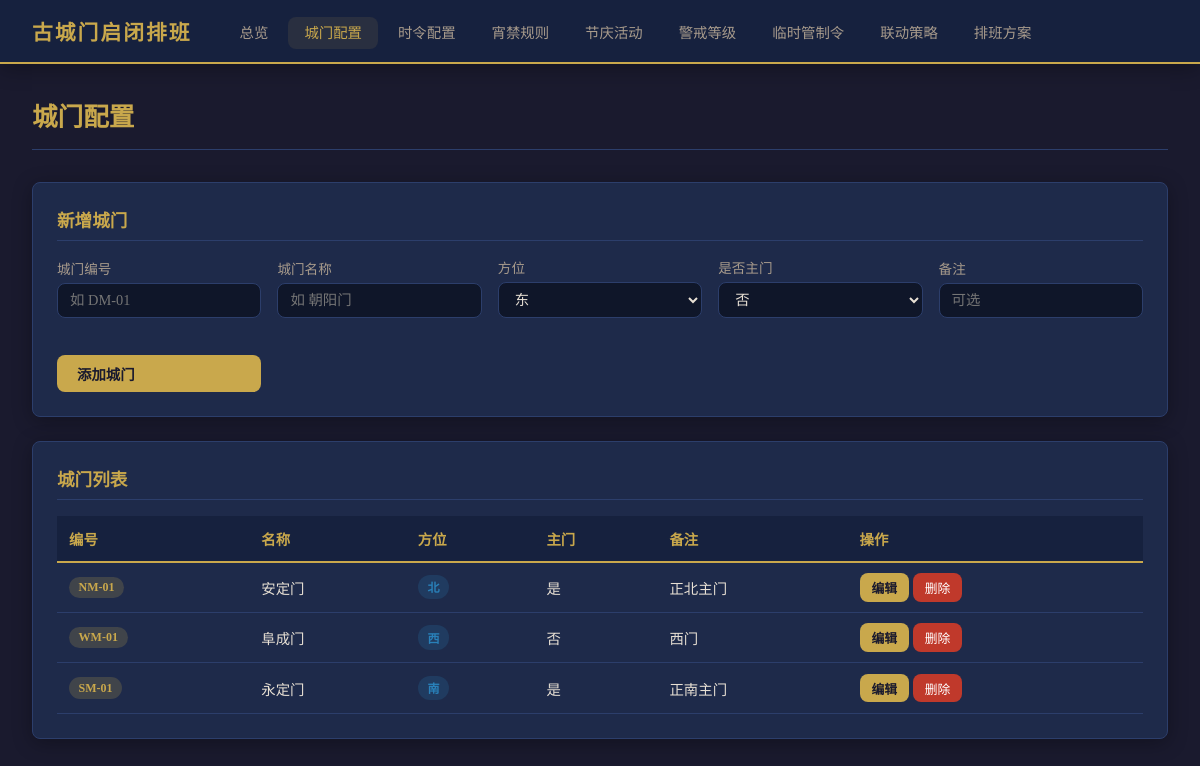
The app's page /gates with its own data.
### tables this page shows
CREATE TABLE gates (
            id INTEGER PRIMARY KEY AUTOINCREMENT,
            gate_code TEXT UNIQUE NOT NULL,
            gate_name TEXT NOT NULL,
            direction TEXT NOT NULL CHECK(direction IN ('东','南','西','北')),
            is_main INTEGER NOT NULL DEFAULT 0 CHECK(is_main IN (0,1)),
            notes TEXT DEFAULT ''
        );

### main.py (the view)
@app.get("/gates", response_class=HTMLResponse)
async def gates_page(request: Request, error: str = None):
    conn = get_db()
    gates = conn.execute("SELECT * FROM gates ORDER BY id").fetchall()
    conn.close()
    return templates.TemplateResponse("gates.html", {
        "request": request,
        "gates": gates,
        "active_page": "gates",
        "error_msg": error,
    })

### templates/gates.html (shortened to what this page needs)
{% extends "base.html" %}
{% block content %}
<div class="page-header">
    <h1>城门配置</h1>
</div>
<div class="card">
    <h2>新增城门</h2>
    <form action="/gates/add" method="post" class="form-grid">
        <div class="form-group">
            <label>城门编号</label>
            <input type="text" name="gate_code" required placeholder="如 DM-01" pattern="[A-Z]{2}-\d{2}">
        </div>
        <div class="form-group">
            <label>城门名称</label>
            <input type="text" name="gate_name" required placeholder="如 朝阳门">
        </div>
        <div class="form-group">
            <label>方位</label>
            <select name="direction" required>
                <option value="东">东</option>
            </select>
        </div>
        <div class="form-group">
            <label>是否主门</label>
            <select name="is_main">
                <option value="0">否</option>
            </select>
        </div>
        <div class="form-group">
            <label>备注</label>
            <input type="text" name="notes" placeholder="可选">
        </div>
        <div class="form-group">
            <label>&nbsp;</label>
            <button type="submit" class="btn btn-primary">添加城门</button>
        </div>
    </form>
</div>
<div class="card">
    <h2>城门列表</h2>
    <div class="table-responsive">
        <table>
            <thead>
                <tr>
                    <th>编号</th>
                    <th>名称</th>
                    <th>方位</th>
                    <th>主门</th>
                    <th>备注</th>
                    <th>操作</th>
                </tr>
            </thead>
            <tbody>
                {% for gate in gates %}
                <tr>
                    <td><span class="badge badge-gold">{{ gate.gate_code }}</span></td>
                    <td>{{ gate.gate_name }}</td>
                    <td><span class="badge badge-blue">{{ gate.direction }}</span></td>
                    <td>{{ '是' if gate.is_main else '否' }}</td>
                    <td>{{ gate.notes or '-' }}</td>
                    <td>
                        <button type="button" class="btn btn-primary btn-sm" onclick="openEditModal({{ gate.id }}, '{{ gate.gate_code }}', '{{ gate.gate_name }}', '{{ gate.direction }}', {{ gate.is_main }}, '{{ gate.notes or '' }}')">编辑</button>
                        <form action="/gates/delete/{{ gate.id }}" method="post" style="display:inline;"
                              onsubmit="return confirm('确定删除城门 {{ gate.gate_name }}？关联的排班数据也将被删除。')">
                            <button type="submit" class="btn btn-danger btn-sm">删除</button>
                        </form>
                    </td>
                </tr>
                {% endfor %}
            </tbody>
        </table>
    </div>
</div>
{% endblock %}

### static/css/style.css (style rules this page uses)
:root { --bg-primary: #1a1a2e; --bg-secondary: #16213e; --bg-card: #1e2a4a; --bg-input: #0f1629; --text-primary: #e8e0d4; --text-secondary: #a89b8c; --accent-gold: #c9a84c; --accent-red: #c0392b; --accent-green: #27ae60; --accent-blue: #2980b9; --accent-orange: #e67e22; --accent-purple: #8e44ad; --border-color: #2c3e6b; --shadow: 0 4px 20px rgba(0,0,0,0.3); --radius: 8px; }
* { margin: 0; padding: 0; box-sizing: border-box; }
body { font-family: "Noto Serif SC", "Songti SC", "SimSun", serif; background: var(--bg-primary); color: var(--text-primary); min-height: 100vh; }
.page-header { display: flex; justify-content: space-between; align-items: center; margin-bottom: 2rem; padding-bottom: 1rem; border-bottom: 1px solid var(--border-color); }
.page-header h1 { font-size: 1.6rem; color: var(--accent-gold); font-weight: 600; }
.card { background: var(--bg-card); border: 1px solid var(--border-color); border-radius: var(--radius); padding: 1.5rem; margin-bottom: 1.5rem; box-shadow: var(--shadow); }
.card h2 { font-size: 1.1rem; color: var(--accent-gold); margin-bottom: 1rem; padding-bottom: 0.5rem; border-bottom: 1px solid var(--border-color); }
.form-grid { display: grid; grid-template-columns: repeat(auto-fill, minmax(200px, 1fr)); gap: 1rem; align-items: end; }
.form-group { display: flex; flex-direction: column; gap: 0.3rem; }
.form-group label { font-size: 0.85rem; color: var(--text-secondary); }
.form-group input, .form-group select, .form-group textarea { background: var(--bg-input); border: 1px solid var(--border-color); color: var(--text-primary); padding: 0.5rem 0.75rem; border-radius: var(--radius); font-size: 0.9rem; font-family: inherit; }
.btn { padding: 0.5rem 1.25rem; border: none; border-radius: var(--radius); cursor: pointer; font-size: 0.9rem; font-family: inherit; transition: all 0.2s; text-decoration: none; display: inline-flex; align-items: center; gap: 0.4rem; }
.btn-primary { background: var(--accent-gold); color: var(--bg-primary); font-weight: 600; }
.btn-danger { background: var(--accent-red); color: white; font-size: 0.8rem; padding: 0.3rem 0.75rem; }
.btn-sm { font-size: 0.8rem; padding: 0.3rem 0.75rem; }
table { width: 100%; border-collapse: collapse; font-size: 0.9rem; }
th { background: var(--bg-secondary); color: var(--accent-gold); padding: 0.75rem; text-align: left; font-weight: 600; border-bottom: 2px solid var(--accent-gold); white-space: nowrap; }
td { padding: 0.65rem 0.75rem; border-bottom: 1px solid var(--border-color); }
.badge { display: inline-block; padding: 0.2rem 0.6rem; border-radius: 12px; font-size: 0.75rem; font-weight: 600; }
.badge-gold { background: rgba(201,168,76,0.2); color: var(--accent-gold); }
.badge-blue { background: rgba(41,128,185,0.2); color: var(--accent-blue); }
.table-responsive { overflow-x: auto; }

### records on screen
gates: gate_code "NM-01", gate_name "安定门", direction "北", is_main "是", notes "正北主门"
gates: gate_code "WM-01", gate_name "阜成门", direction "西", is_main "否", notes "西门"
gates: gate_code "SM-01", gate_name "永定门", direction "南", is_main "是", notes "正南主门"
